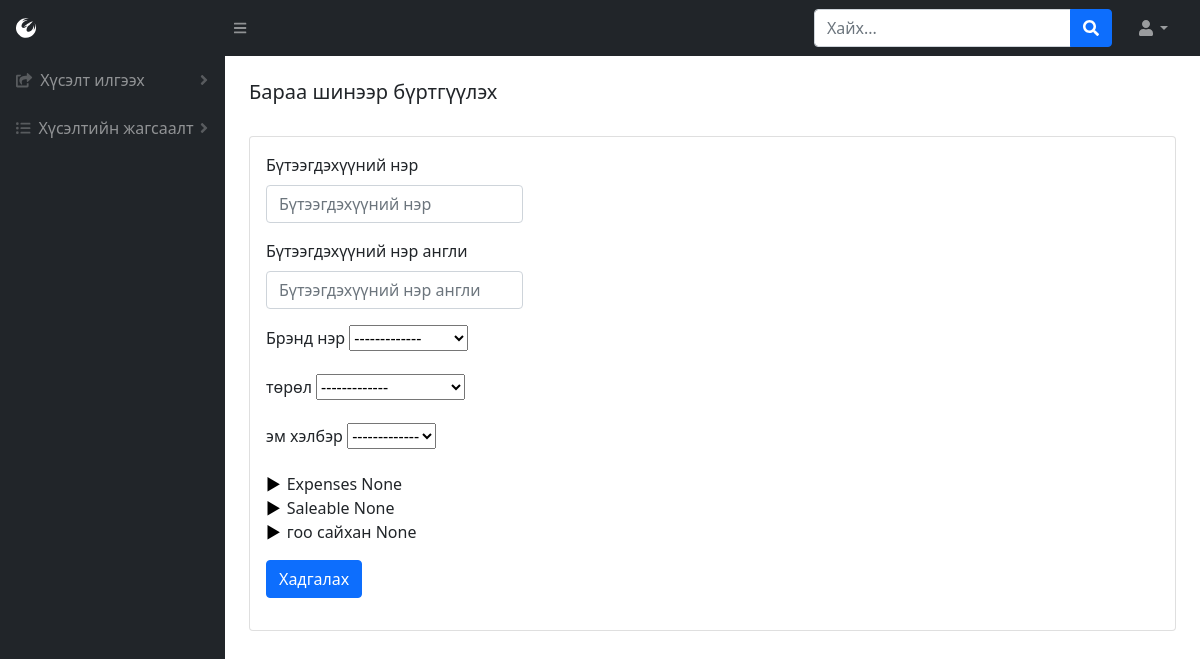
The app's page /product (signed in) with its own data.
### BMweb/models.py (models this page shows)
class Category(models.Model):
    catName = models.CharField(max_length=300, verbose_name=_("Ангилалын нэр"))
    parent = models.IntegerField(null=True, blank=True, verbose_name=_("эцэг ангилал"))
    class Meta:
        verbose_name = _("Ангилал")
        verbose_name_plural = _("Ангилал")
    def __str__(self):
        return self.catName

### BMweb/views.py (the view, shortened to what this page needs)
# urls.py: path('product',views.product,name='product'),
def product(request):
    if 'user_id' in request.session:
        h = Hereglegch.objects.get(pk=request.session['user_id'])
        b = ProdBrand.objects.all()
        t = ProdType.objects.all()
        eh = EmHelber.objects.all()
        cat = Category.objects.all()
        print (cat)
        if request.method == 'GET':
            return render(request,'product.html', {'user': h, 'brand': b, 'type': t, 'emHelber': eh, 'cat': cat})

### BMweb/templates/product.html (shortened to what this page needs)
{% load static %}
<!DOCTYPE html>
<html lang="en">
    <head>
        <link href="https://cdn.jsdelivr.net/npm/simple-datatables@latest/dist/style.css" rel="stylesheet" />
        <link href="{% static 'css/styles.css' %}" rel="stylesheet"/>
    </head>
    <body class="sb-nav-fixed">
        {% include "topNav.html" %}
        <div id="layoutSidenav">
            {% include "leftNav.html" %}
            <div id="layoutSidenav_content">
                {% include "reg_prod.html" %}
            </div>
        </div>
    </body>
</html>

### BMweb/templates/reg_prod.html (shortened to what this page needs)
<main>
    <div class="container-fluid px-4">
        <h5 class="mt-4">Бараа шинээр бүртгүүлэх</h5>
        <div class="card mb-4">
            <div class="card-body">
                <div class="dataTable-top">
                    <div class="dataTable-dropdown">
                        <form method='POST' id="reg_prod_form" >
                            <div class="mb-3">
                                <label for="prodName" class="form-label">Бүтээгдэхүүний нэр</label>
                                <input type="text" class="form-control" id="prodName" name="prodName" placeholder="Бүтээгдэхүүний нэр" required onblur="checkValid()" value="{{data.prodName}}"}/>
                              </div>
                              <div class="mb-3">
                                <label for="prodName_en" class="form-label">Бүтээгдэхүүний нэр англи</label>
                                <input type="text" class="form-control" id="prodName_en" name="prodName_en" placeholder="Бүтээгдэхүүний нэр англи" required onblur="checkValid()" value="{{data.prodName_en}}"/>
                              </div>
                              <div class="mb-3">
                                <label for="brand" class="form-label">Брэнд нэр</label>
                                <select name="brand" id="brand">
                                    <option>-------------</option>
                                </select>
                              </div>
                              <div class="mb-3">
                                <label for="type" class="form-label">төрөл</label>
                                <select name="type" id="type">
                                    <option>-------------</option>
                                </select>
                              </div>
                              <div class="mb-3">
                                <label for="emHelber" class="form-label">эм хэлбэр</label>
                                <select name="emHelber" id="emHelber">
                                    <option>-------------</option>
                                </select>
                              </div>
                              <div class="mb-3">
                                <ul id="myUL">
                                    {% for c in cat %}
                                    {% if c.parent == None %}
                                    <li value="{{c.id}}"><span class="caret">{{c.catName}} {{c.parent}}</span>
                                    </li>
                                    {% endif %}
                                    {% endfor %}
                                  </ul>
                              </div>
                            <input id="had" type='submit' class="btn btn-primary"  value='Хадгалах'/>
                        </form>
                </div>
            </div>
        </div>
    </div>
</main>

### BMweb/templates/reg_prod.html (style rules this page uses)
ul, #myUL { list-style-type: none; }
#myUL { margin: 0; padding: 0; }
.caret { cursor: pointer; -webkit-user-select: none; -moz-user-select: none; -ms-user-select: none; user-select: none; }
.caret::before { content: "\25B6"; color: black; display: inline-block; margin-right: 6px; }

### records on screen
Category: {{ c.id }} 1 (drawn), catName "Expenses", parent "None"
Category: {{ c.id }} 2 (drawn), catName "Saleable", parent "None"
Category: {{ c.id }} 4 (drawn), catName "гоо сайхан", parent "None"
